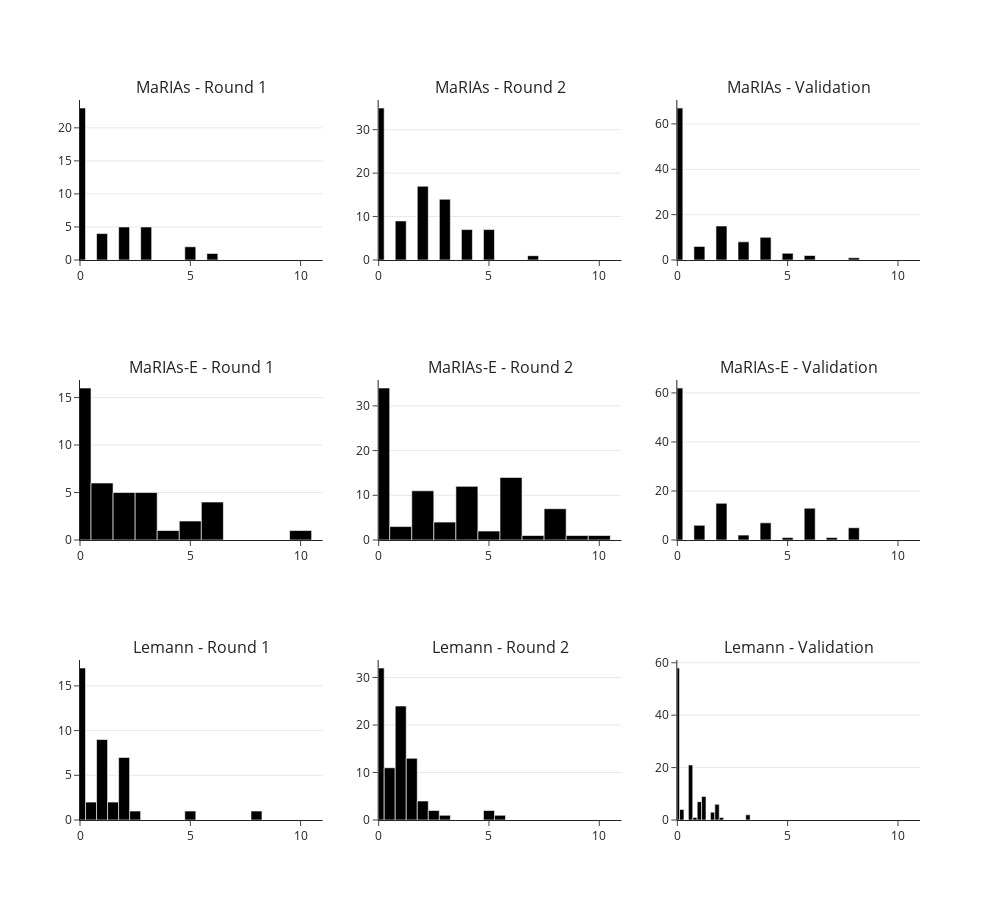

Notebook code cell kept with this figure:
### Markdown cell above
#### Score distribution

### Code cell
import pandas as pd
import plotly.graph_objects as go
import plotly.subplots as sp

# --- Load and process data (unchanged) ---
maria1 = pd.read_csv("Inputs/round_1_maria_global.csv", header=0)
lemann1 = pd.read_csv("Inputs/round_1_lemann_global.csv", header=0)

maria2 = pd.read_csv("Inputs/round_2_maria_global.csv", header=0)
lemann2 = pd.read_csv("Inputs/round_2_lemann_global.csv", header=0)

maria3 = pd.read_csv("Inputs/validation_maria_global.csv", header=0)
maria3['patientIdentifier'] = maria3['patientIdentifier'].astype(str)
maria3['procedureName'] = maria3['procedureName'].astype(str)
maria3['scan'] = maria3['patientIdentifier'] + ' ' + maria3['procedureName']
maria3 = maria3[maria3['scan'].map(maria3['scan'].value_counts()) > 1]

lemann3 = pd.read_csv("Inputs/validation_lemann_global.csv", header=0)
lemann3['patientIdentifier'] = lemann3['patientIdentifier'].astype(str)
lemann3['procedureName'] = lemann3['procedureName'].astype(str)
lemann3['scan'] = lemann3['patientIdentifier'] + ' ' + lemann3['procedureName']
lemann3 = lemann3[lemann3['scan'].map(lemann3['scan'].value_counts()) > 1]

# Annotate rounds
maria1['Round'] = maria2['Round'] = maria3['Round'] = lemann1['Round'] = lemann2['Round'] = lemann3['Round'] = None
maria1['Round'] = lemann1['Round'] = 'Round 1'
maria2['Round'] = lemann2['Round'] = 'Round 2'
maria3['Round'] = lemann3['Round'] = 'Validation'

# Combine
marias_combined = pd.concat([maria1[['mariaS', 'Round']], maria2[['mariaS', 'Round']], maria3[['mariaS', 'Round']]])
marias_combined.rename(columns={'mariaS': 'Score'}, inplace=True)
marias_combined['Metric'] = 'MaRIAs'

mariae_combined = pd.concat([maria1[['mariaE', 'Round']], maria2[['mariaE', 'Round']], maria3[['mariaE', 'Round']]])
mariae_combined.rename(columns={'mariaE': 'Score'}, inplace=True)
mariae_combined['Metric'] = 'MaRIAs-E'

lemann_combined = pd.concat([lemann1[['lemannIndex', 'Round']], lemann2[['lemannIndex', 'Round']], lemann3[['lemannIndex', 'Round']]])
lemann_combined.rename(columns={'lemannIndex': 'Score'}, inplace=True)
lemann_combined['Metric'] = 'Lemann'

# Stack all
df_all = pd.concat([marias_combined, mariae_combined, lemann_combined])

# Create 3 rows × 3 columns subplots
fig = sp.make_subplots(
    rows=3, cols=3,
    subplot_titles=[
        f"MaRIAs - {r}" for r in ['Round 1', 'Round 2', 'Validation']
    ] + [
        f"MaRIAs-E - {r}" for r in ['Round 1', 'Round 2', 'Validation']
    ] + [
        f"Lemann - {r}" for r in ['Round 1', 'Round 2', 'Validation']
    ]
)

# Add a histogram for each Metric-Round combo
metrics = ['MaRIAs', 'MaRIAs-E', 'Lemann']
rounds = ['Round 1', 'Round 2', 'Validation']

for i, metric in enumerate(metrics):
    for j, round_ in enumerate(rounds):
        subset = df_all[(df_all['Metric'] == metric) & (df_all['Round'] == round_)]
        fig.add_trace(go.Histogram(
            x=subset['Score'],
            nbinsx=20,
            marker_color='black',
            showlegend=False
        ), row=i+1, col=j+1)

# Formatting
fig.update_layout(
    template="simple_white",
    height=900,
    width=1000,
    title=""
)

# Consistent axes
for r in range(1, 4):
    for c in range(1, 4):
        fig.update_xaxes(range=[0, 11], row=r, col=c)
        fig.update_yaxes(showgrid=True, row=r, col=c)

fig.show()

### Figure 1 — Plotly figure (JSON) as saved in the notebook; plotly's stock layout.template omitted (floating-point values rounded to 4 significant figures)
{"data": [{"marker": {"color": "black"}, "nbinsx": 20, "showlegend": false, "type": "histogram", "x": [2.0, 2.0, 3.0, 6.0, 5.0, 0.0, 1.0, 0.0, 0.0, 0.0, 0.0, 1.0, 1.0, 3.0, 3.0, 0.0, 0.0, 0.0, 3.0, 0.0, 2.0, 2.0, 0.0, 1.0, 2.0, 0.0, 0.0, 0.0, 5.0, 0.0, 0.0, 0.0, 0.0, 0.0, 0.0, 0.0, 0.0, 0.0, 3.0, 0.0], "xaxis": "x", "yaxis": "y"}, {"marker": {"color": "black"}, "nbinsx": 20, "showlegend": false, "type": "histogram", "x": [4.0, 3.0, 2.0, 3.0, 5.0, 2.0, 3.0, 1.0, 3.0, 2.0, 0.0, 0.0, 0.0, 0.0, 0.0, 0.0, 0.0, 0.0, 0.0, 0.0, 4.0, 3.0, 2.0, 4.0, 5.0, 0.0, 3.0, 1.0, 2.0, 0.0, 0.0, 0.0, 1.0, 0.0, 0.0, 0.0, 0.0, 0.0, 0.0, 0.0, 2.0, 3.0, 4.0, 3.0, 3.0, 0.0, 0.0, 4.0, 0.0, 0.0, 5.0, 3.0, 3.0, 3.0, 7.0, 2.0, 2.0, 2.0, 2.0, 1.0, 0.0, 0.0, 0.0, 0.0, 0.0, 0.0, 0.0, 0.0, 0.0, 0.0, 4.0, 5.0, 4.0, 3.0, 5.0, 1.0, 2.0, 1.0, 2.0, 1.0, 1.0, 2.0, 2.0, 2.0, 5.0, 1.0, 5.0, 2.0, 2.0, 3.0], "xaxis": "x2", "yaxis": "y2"}, {"marker": {"color": "black"}, "nbinsx": 20, "showlegend": false, "type": "histogram", "x": [0.0, 1.0, 2.0, 0.0, 0.0, 0.0, 0.0, 0.0, 2.0, 0.0, 0.0, 0.0, 2.0, 3.0, 1.0, 0.0, 0.0, 0.0, 0.0, 0.0, 0.0, 2.0, 0.0, 0.0, 0.0, 0.0, 4.0, 3.0, 4.0, 3.0, 6.0, 2.0, 6.0, 2.0, 0.0, 0.0, 2.0, 3.0, 0.0, 0.0, 2.0, 4.0, 5.0, 0.0, 1.0, 0.0, 0.0, 0.0, 2.0, 2.0, 0.0, 0.0, 0.0, 0.0, 4.0, 1.0, 4.0, 0.0, 5.0, 2.0, 2.0, 2.0, 4.0, 4.0, 2.0, 0.0, 5.0, 4.0, 4.0, 3.0, 2.0, 3.0, 1.0, 0.0, 0.0, 0.0, 0.0, 0.0, 0.0, 0.0, 0.0, 0.0, 0.0, 0.0, 1.0, 0.0, 0.0, 0.0, 0.0, 0.0, 0.0, 0.0, 0.0, 0.0, 0.0, 0.0, 0.0, 0.0, 0.0, 0.0, 0.0, 0.0, 3.0, 8.0, 0.0, 0.0, 4.0, 3.0, 0.0, 0.0, 0.0, 0.0], "xaxis": "x3", "yaxis": "y3"}, {"marker": {"color": "black"}, "nbinsx": 20, "showlegend": false, "type": "histogram", "x": [2.0, 2.0, 6.0, 6.0, 5.0, 0.0, 1.0, 0.0, 3.0, 0.0, 0.0, 1.0, 1.0, 3.0, 3.0, 0.0, 0.0, 0.0, 6.0, 0.0, 2.0, 2.0, 0.0, 1.0, 2.0, 6.0, 3.0, 4.0, 10.0, 5.0, 0.0, 0.0, 0.0, 1.0, 1.0, 0.0, 0.0, 0.0, 3.0, 0.0], "xaxis": "x4", "yaxis": "y4"}, {"marker": {"color": "black"}, "nbinsx": 20, "showlegend": false, "type": "histogram", "x": [4.0, 6.0, 4.0, 6.0, 8.0, 2.0, 6.0, 2.0, 6.0, 4.0, 0.0, 0.0, 0.0, 0.0, 0.0, 0.0, 0.0, 0.0, 0.0, 0.0, 4.0, 3.0, 2.0, 4.0, 5.0, 0.0, 3.0, 1.0, 2.0, 0.0, 0.0, 0.0, 2.0, 0.0, 0.0, 0.0, 0.0, 0.0, 0.0, 0.0, 6.0, 6.0, 8.0, 6.0, 6.0, 0.0, 0.0, 8.0, 0.0, 0.0, 5.0, 6.0, 6.0, 6.0, 10.0, 4.0, 2.0, 3.0, 3.0, 1.0, 0.0, 0.0, 0.0, 0.0, 2.0, 0.0, 0.0, 0.0, 0.0, 0.0, 8.0, 8.0, 8.0, 6.0, 8.0, 2.0, 4.0, 2.0, 4.0, 1.0, 2.0, 6.0, 4.0, 4.0, 9.0, 2.0, 7.0, 4.0, 4.0, 6.0], "xaxis": "x5", "yaxis": "y5"}, {"marker": {"color": "black"}, "nbinsx": 20, "showlegend": false, "type": "histogram", "x": [0.0, 1.0, 2.0, 0.0, 0.0, 0.0, 0.0, 0.0, 2.0, 0.0, 0.0, 0.0, 6.0, 6.0, 2.0, 1.0, 0.0, 0.0, 0.0, 0.0, 0.0, 2.0, 0.0, 0.0, 0.0, 0.0, 4.0, 6.0, 8.0, 3.0, 6.0, 2.0, 6.0, 2.0, 0.0, 0.0, 2.0, 3.0, 0.0, 0.0, 4.0, 8.0, 6.0, 4.0, 1.0, 0.0, 0.0, 0.0, 2.0, 2.0, 0.0, 0.0, 0.0, 0.0, 4.0, 1.0, 4.0, 0.0, 7.0, 6.0, 2.0, 2.0, 4.0, 4.0, 2.0, 0.0, 8.0, 6.0, 6.0, 6.0, 2.0, 8.0, 2.0, 0.0, 0.0, 0.0, 0.0, 0.0, 0.0, 0.0, 0.0, 0.0, 1.0, 0.0, 1.0, 0.0, 0.0, 0.0, 0.0, 0.0, 0.0, 0.0, 0.0, 0.0, 0.0, 0.0, 0.0, 0.0, 0.0, 0.0, 0.0, 0.0, 6.0, 8.0, 0.0, 0.0, 6.0, 6.0, 0.0, 2.0, 5.0, 0.0], "xaxis": "x6", "yaxis": "y6"}, {"marker": {"color": "black"}, "nbinsx": 20, "showlegend": false, "type": "histogram", "x": [1.4, 1.8, 1.8, 2.0, 1.8, 0.0, 0.2, 0.0, 1.8, 0.0, 0.0, 0.2, 1.0, 1.0, 1.0, 0.0, 0.0, 0.0, 2.2, 0.0, 1.0, 1.0, 1.0, 1.0, 1.0, 8.0, 5.0, 1.6, 2.6, 2.1, 0.0, 0.0, 0.0, 0.6, 0.6, 0.0, 0.0, 0.0, 1.0, 0.0], "xaxis": "x7", "yaxis": "y7"}, {"marker": {"color": "black"}, "nbinsx": 20, "showlegend": false, "type": "histogram", "x": [1.0, 1.5, 1.2, 1.5, 1.2, 0.6, 1.5, 1.2, 1.2, 1.2, 0.0, 0.0, 0.0, 0.0, 0.0, 0.0, 0.0, 0.0, 0.0, 0.0, 0.6, 0.6, 0.6, 1.6, 0.9, 0.2, 0.6, 0.6, 1.6, 0.6, 0.2, 0.0, 1.2, 0.0, 0.0, 0.0, 0.0, 0.0, 0.0, 0.0, 1.2, 2.0, 1.4, 1.2, 0.6, 0.2, 0.0, 0.6, 0.4, 0.0, 1.3, 5.05, 5.05, 2.0, 5.25, 1.6, 1.6, 1.6, 1.2, 1.2, 0.0, 0.0, 0.0, 0.0, 0.6, 0.0, 0.0, 0.0, 0.0, 0.0, 3.0, 2.1, 2.4, 1.5, 1.5, 1.2, 1.2, 1.2, 1.2, 1.2, 1.2, 1.8, 1.2, 1.2, 1.5, 1.2, 2.5, 1.2, 1.2, 1.2], "xaxis": "x8", "yaxis": "y8"}, {"marker": {"color": "black"}, "nbinsx": 20, "showlegend": false, "type": "histogram", "x": [0.0, 0.6, 0.6, 0.0, 0.0, 0.0, 0.0, 0.0, 1.0, 0.0, 0.0, 0.0, 1.8, 2.0, 1.2, 0.8, 0.0, 0.0, 0.0, 0.0, 0.0, 0.6, 0.0, 0.0, 0.0, 0.0, 0.6, 1.2, 0.9, 0.6, 3.25, 1.0, 3.25, 1.0, 0.0, 0.0, 1.8, 0.6, 0.0, 0.0, 1.2, 0.9, 1.8, 0.6, 0.2, 0.0, 0.0, 0.0, 0.6, 0.6, 0.0, 0.2, 0.0, 0.0, 0.6, 0.2, 0.6, 0.0, 1.8, 1.2, 0.6, 0.6, 0.6, 1.6, 0.6, 0.0, 1.5, 1.2, 1.1, 1.2, 0.6, 0.9, 0.6, 0.2, 0.0, 0.0, 0.0, 0.0, 0.0, 0.0, 0.0, 0.0, 0.6, 0.0, 0.6, 0.0, 0.0, 0.0, 0.0, 0.0, 0.0, 0.0, 0.0, 0.0, 0.0, 0.0, 0.0, 0.0, 0.0, 0.0, 0.0, 0.0, 1.8, 1.6, 1.8, 0.6, 1.2, 1.0, 0.0, 0.6, 1.2, 0.0], "xaxis": "x9", "yaxis": "y9"}], "layout": {"annotations": [{"font": {"size": 16}, "showarrow": false, "text": "MaRIAs - Round 1", "x": 0.1444, "xanchor": "center", "xref": "paper", "y": 1, "yanchor": "bottom", "yref": "paper"}, {"font": {"size": 16}, "showarrow": false, "text": "MaRIAs - Round 2", "x": 0.5, "xanchor": "center", "xref": "paper", "y": 1, "yanchor": "bottom", "yref": "paper"}, {"font": {"size": 16}, "showarrow": false, "text": "MaRIAs - Validation", "x": 0.8556, "xanchor": "center", "xref": "paper", "y": 1, "yanchor": "bottom", "yref": "paper"}, {"font": {"size": 16}, "showarrow": false, "text": "MaRIAs-E - Round 1", "x": 0.1444, "xanchor": "center", "xref": "paper", "y": 0.6111, "yanchor": "bottom", "yref": "paper"}, {"font": {"size": 16}, "showarrow": false, "text": "MaRIAs-E - Round 2", "x": 0.5, "xanchor": "center", "xref": "paper", "y": 0.6111, "yanchor": "bottom", "yref": "paper"}, {"font": {"size": 16}, "showarrow": false, "text": "MaRIAs-E - Validation", "x": 0.8556, "xanchor": "center", "xref": "paper", "y": 0.6111, "yanchor": "bottom", "yref": "paper"}, {"font": {"size": 16}, "showarrow": false, "text": "Lemann - Round 1", "x": 0.1444, "xanchor": "center", "xref": "paper", "y": 0.2222, "yanchor": "bottom", "yref": "paper"}, {"font": {"size": 16}, "showarrow": false, "text": "Lemann - Round 2", "x": 0.5, "xanchor": "center", "xref": "paper", "y": 0.2222, "yanchor": "bottom", "yref": "paper"}, {"font": {"size": 16}, "showarrow": false, "text": "Lemann - Validation", "x": 0.8556, "xanchor": "center", "xref": "paper", "y": 0.2222, "yanchor": "bottom", "yref": "paper"}], "height": 900, "title": {"text": ""}, "width": 1000, "xaxis": {"anchor": "y", "domain": [0, 0.2889], "range": [0, 11]}, "xaxis2": {"anchor": "y2", "domain": [0.3556, 0.6444], "range": [0, 11]}, "xaxis3": {"anchor": "y3", "domain": [0.7111, 1], "range": [0, 11]}, "xaxis4": {"anchor": "y4", "domain": [0, 0.2889], "range": [0, 11]}, "xaxis5": {"anchor": "y5", "domain": [0.3556, 0.6444], "range": [0, 11]}, "xaxis6": {"anchor": "y6", "domain": [0.7111, 1], "range": [0, 11]}, "xaxis7": {"anchor": "y7", "domain": [0, 0.2889], "range": [0, 11]}, "xaxis8": {"anchor": "y8", "domain": [0.3556, 0.6444], "range": [0, 11]}, "xaxis9": {"anchor": "y9", "domain": [0.7111, 1], "range": [0, 11]}, "yaxis": {"anchor": "x", "domain": [0.7778, 1], "showgrid": true}, "yaxis2": {"anchor": "x2", "domain": [0.7778, 1], "showgrid": true}, "yaxis3": {"anchor": "x3", "domain": [0.7778, 1], "showgrid": true}, "yaxis4": {"anchor": "x4", "domain": [0.3889, 0.6111], "showgrid": true}, "yaxis5": {"anchor": "x5", "domain": [0.3889, 0.6111], "showgrid": true}, "yaxis6": {"anchor": "x6", "domain": [0.3889, 0.6111], "showgrid": true}, "yaxis7": {"anchor": "x7", "domain": [0, 0.2222], "showgrid": true}, "yaxis8": {"anchor": "x8", "domain": [0, 0.2222], "showgrid": true}, "yaxis9": {"anchor": "x9", "domain": [0, 0.2222], "showgrid": true}}}
